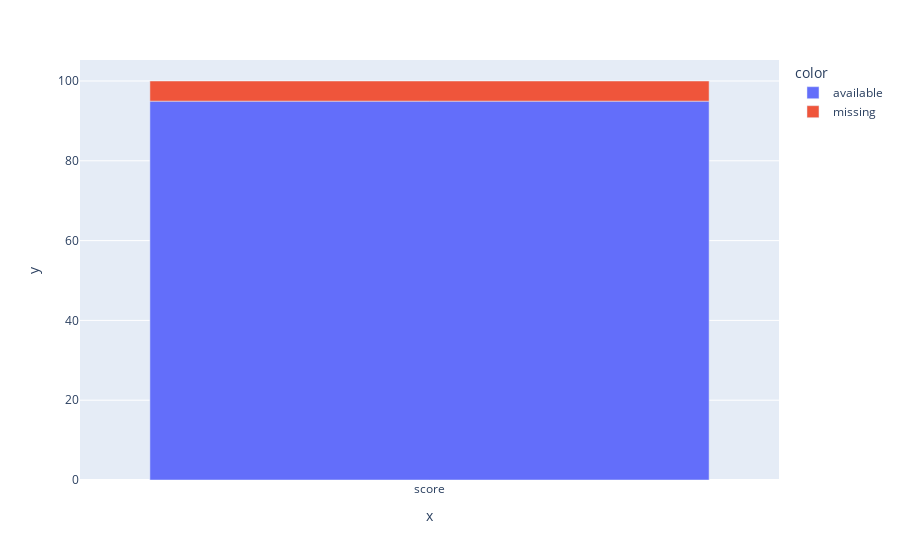

Source (notebook cell):
### Code cell
import plotly.express as px

fig = px.bar(x=["score","score"], y=[available, missing], color=["available", "missing"])

### Figure 1 — Plotly figure (JSON) as saved in the notebook; plotly's stock layout.template omitted (floating-point values rounded to 4 significant figures)
{"data": [{"alignmentgroup": "True", "hovertemplate": "color=available<br>x=%{x}<br>y=%{y}<extra></extra>", "legendgroup": "available", "marker": {"color": "#636efa"}, "name": "available", "offsetgroup": "available", "orientation": "v", "showlegend": true, "textposition": "auto", "type": "bar", "x": ["score"], "xaxis": "x", "y": [94.95], "yaxis": "y"}, {"alignmentgroup": "True", "hovertemplate": "color=missing<br>x=%{x}<br>y=%{y}<extra></extra>", "legendgroup": "missing", "marker": {"color": "#EF553B"}, "name": "missing", "offsetgroup": "missing", "orientation": "v", "showlegend": true, "textposition": "auto", "type": "bar", "x": ["score"], "xaxis": "x", "y": [5.048], "yaxis": "y"}], "layout": {"barmode": "relative", "legend": {"title": {"text": "color"}, "tracegroupgap": 0}, "margin": {"t": 60}, "xaxis": {"anchor": "y", "domain": [0, 1], "title": {"text": "x"}}, "yaxis": {"anchor": "x", "domain": [0, 1], "title": {"text": "y"}}}}
